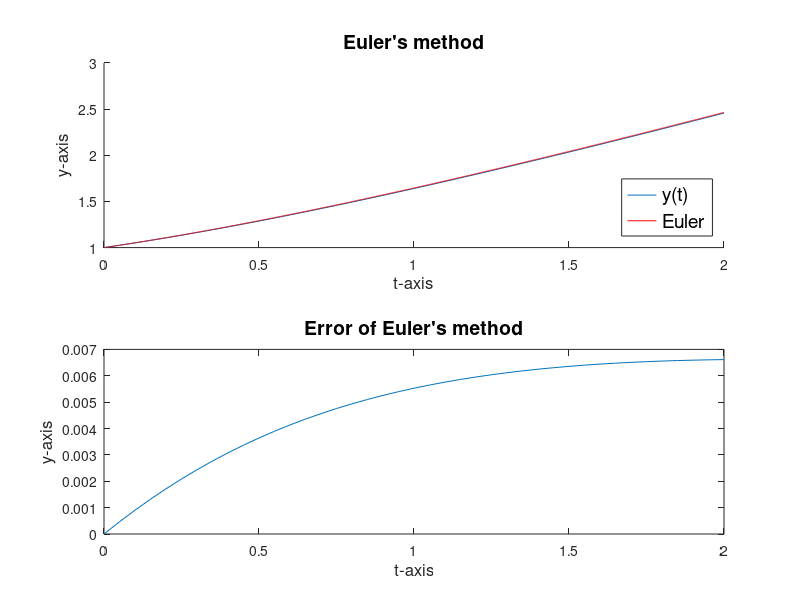

Write the MATLAB code that produced this figure.
% MACM 316 - Week 12
% Euler's method demo
% Description: Applies Euler's method
% File name: Euler1.m

clear;clf;

% IVP parameters
a=0.0;
b=2.0;
y0=1.0;
f = @(t,y) (1+t)./(1+y);

% Exact solution
Y=@(t) sqrt(4+2.*t+t.^2)-1; 

% Euler's method parameters
N=40;
h=(b-a)/N;
tt=a:h:b;
w=zeros(N+1,1);
w(1)=y0;

% Euler steps
for i=1:N
    w(i+1)=w(i)+h*f(tt(i),w(i));
end

% Plot approximation and error
figure(1);
subplot(2,1,1);
hold on
plot(tt,w)
t_int=a:0.001:b;
plot(t_int,Y(t_int),'r')

title('Euler''s method','fontsize',14)
xlabel('t-axis','fontsize',12)
ylabel('y-axis','fontsize',12)
legend({'y(t)','Euler'},'fontsize',14,'Location','southeast')

subplot(2,1,2);
Err=abs(w'-Y(tt));
plot(tt,Err)
title('Error of Euler''s method','fontsize',14)
xlabel('t-axis','fontsize',12)
ylabel('y-axis','fontsize',12)

disp(['N=' num2str(N) '  ' 'Global error=' num2str(max(Err))]);
